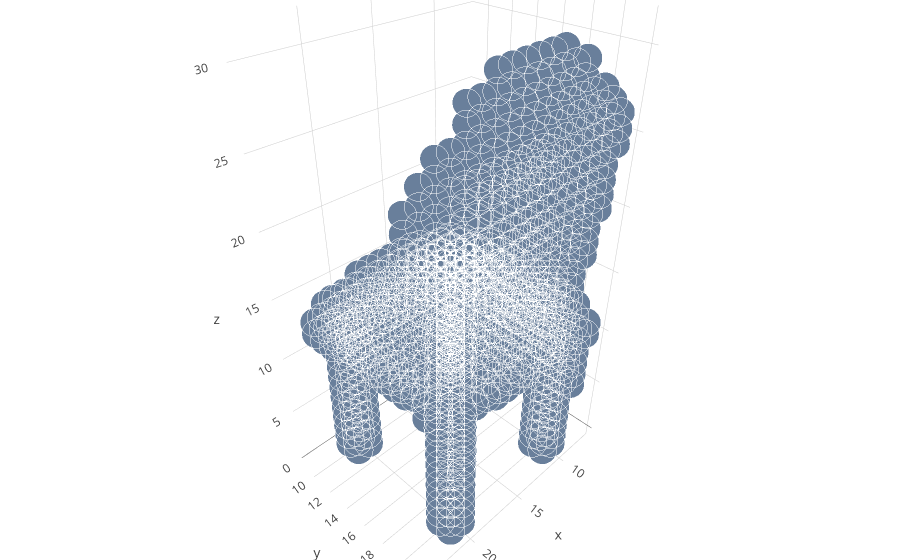

Notebook source saved alongside this figure:
### Code cell
modelnet10 = np.load('/home/rhermoza/data/3d/modelnet/ModelNet10/voxels.npy').item()

idx = random.choice(range(len(modelnet10['train']['labels'])))
print(modelnet10['train']['labels'][idx])
plot_vol(modelnet10['train']['data'][idx])

### Figure 1 — Plotly figure (JSON) as saved in the notebook; plotly's stock layout.template omitted (floating-point values rounded to 4 significant figures; data arrays with more than 128 entries replaced by an {"elided": "..."} marker saying what was removed)
{"data": [{"marker": {"color": "rgb(105, 127, 155)", "line": {"color": "rgba(217, 217, 217, 0.14)", "width": 0.5}, "opacity": 1, "size": 10}, "mode": "markers", "type": "scatter3d", "x": {"elided": "981 int values"}, "y": {"elided": "981 int values"}, "z": {"elided": "981 int values"}}], "layout": {"margin": {"b": 0, "l": 0, "r": 0, "t": 0}}}
